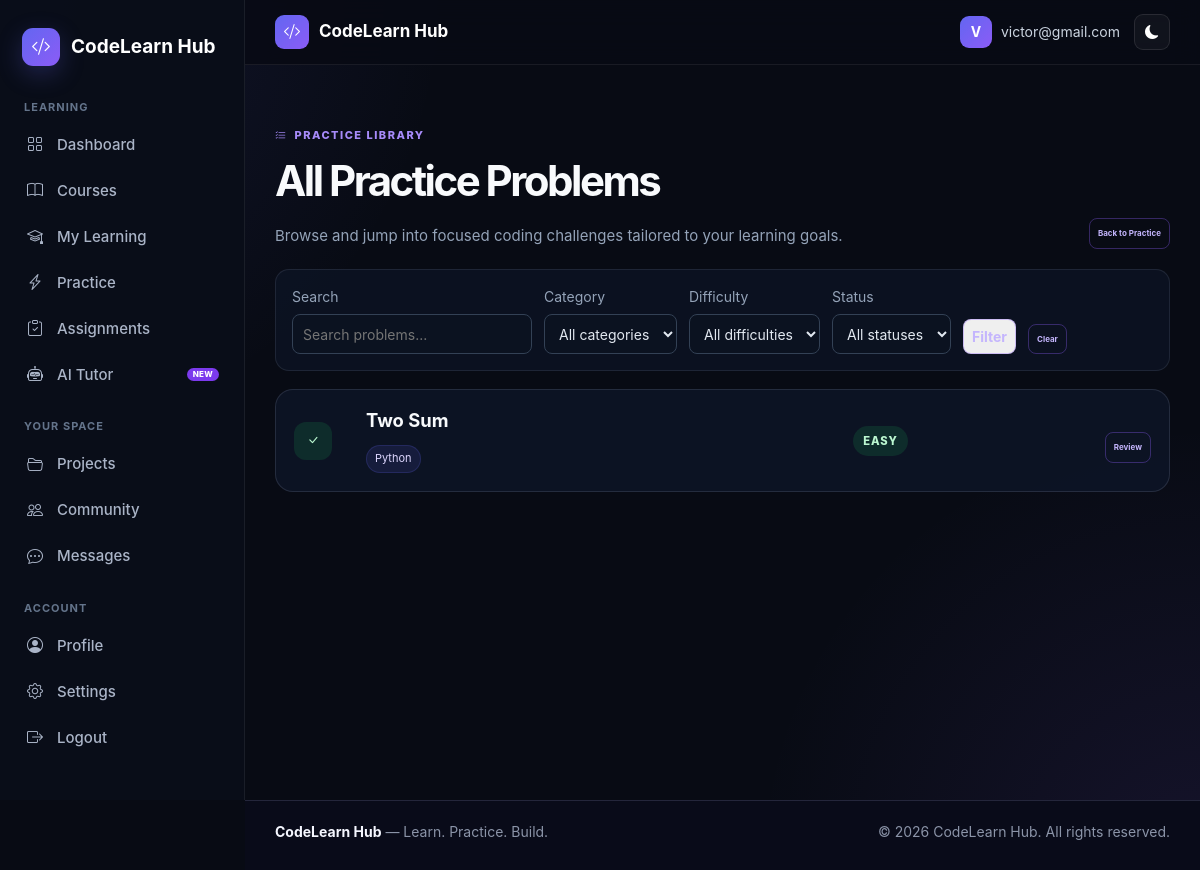
Screenshot of /practice/problems/ (signed in) with the database file from the repository.
### blog/models.py (models this page shows, shortened)
class PracticeProblem(models.Model):
    DIFFICULTY_CHOICES = [
        ('EASY', 'Easy'),
        ('MEDIUM', 'Medium'),
        ('HARD', 'Hard'),
    ]
    slug = models.SlugField(max_length=120, unique=True)
    title = models.CharField(max_length=200)
    description = models.TextField()
    difficulty = models.CharField(max_length=10, choices=DIFFICULTY_CHOICES)
    category = models.CharField(max_length=40, default='python')
    tags = models.JSONField(default=list, blank=True)
    function_name = models.CharField(max_length=100)
    starter_code = models.JSONField(default=dict)
    example = models.JSONField(default=dict, blank=True)
    constraints = models.JSONField(default=list, blank=True)
    public_tests = models.JSONField(default=list)
    hidden_tests = models.JSONField(default=list)
    active = models.BooleanField(default=True)
    created_at = models.DateTimeField(auto_now_add=True)
    updated_at = models.DateTimeField(auto_now=True)
    class Meta:
        ordering = ['id']

### blog/views.py (the view)
@login_required
def practice_all(request):
    problems = PracticeProblem.objects.filter(active=True).order_by('id')
    search = request.GET.get('search', '').strip()[:100]
    category = request.GET.get('category', '').strip()[:40]
    difficulty = request.GET.get('difficulty', '').strip().upper()
    status_filter = request.GET.get('status', '').strip().upper()
    if search:
        problems = problems.filter(Q(title__icontains=search) | Q(description__icontains=search))
    if category:
        problems = problems.filter(Q(category__iexact=category) | Q(tags__icontains=category))
    if difficulty in ('EASY', 'MEDIUM', 'HARD'):
        problems = problems.filter(difficulty=difficulty)
    stats = _practice_stats_for_user(request.user)
    problem_rows = []
    for problem in problems:
        status = stats['user_progress'].get(problem.id, 'NOT_ATTEMPTED')
        if status_filter and status_filter != status:
            continue
        problem_rows.append({
            'problem': problem,
            'status': status,
        })
    categories = PracticeProblem.objects.filter(active=True).values_list('category', flat=True).distinct()
    problem_page = Paginator(problem_rows, 20).get_page(request.GET.get('page'))
    return render(
        request,
        'blog/practice_all.html',
        {
            'username': request.user.username,
            'problems': problem_page,
            'stats': stats,
            'progress_map': stats['user_progress'],
            'search': search,
            'selected_category': category,
            'selected_difficulty': difficulty,
            'selected_status': status_filter,
            'categories': categories,
        },
    )

### blog/context_processors.py (called while the page is built)
def site_name(request):
    return {
        "SITE_NAME": settings.SITE_NAME
    }

def unread_message_count(request):
    if not request.user.is_authenticated:
        return {
            "UNREAD_MESSAGE_COUNT": 0
        }
    count = Message.objects.filter(
        Q(conversation__project_owner=request.user) |
        Q(conversation__participant=request.user),
        is_read=False
    ).exclude(
        sender=request.user
    ).count()
    return {
        "UNREAD_MESSAGE_COUNT": count
    }

### templates/blog/practice_all.html (shortened to what this page needs)
{% extends "blog/base.html" %}
{% load static %}
{% block extra_css %}
<link rel="stylesheet" href="{% static 'css/practice.css' %}">
{% endblock %}
{% block content %}
<div class="practice-subpage">
  <div class="subpage-header">
    <div>
      <div class="eyebrow"><i class="bi bi-list-check"></i> Practice Library</div>
      <h1>All Practice Problems</h1>
      <p>Browse and jump into focused coding challenges tailored to your learning goals.</p>
    </div>
    <a href="{% url 'blog:practice' %}" class="tool-btn">Back to Practice</a>
  </div>
  <form method="get" class="problem-filters">
    <label>Search<input type="search" name="search" value="{{ search }}" placeholder="Search problems..."></label>
    <label>Category<select name="category"><option value="">All categories</option></select></label>
    <label>Difficulty<select name="difficulty"><option value="">All difficulties</option></select></label>
    <label>Status<select name="status"><option value="">All statuses</option></select></label>
    <button class="tool-btn" type="submit">Filter</button>
    <a class="tool-btn" href="{% url 'blog:practice_all' %}">Clear</a>
  </form>
  <div class="problem-list">
    {% for item in problems %}
      {% with problem=item.problem status=item.status %}
      <div class="problem-card">
        <div class="problem-status {% if status == 'SOLVED' %}status-solved{% elif status == 'ATTEMPTED' %}status-attempted{% else %}status-open{% endif %}">
          {% if status == 'SOLVED' %}<i class="bi bi-check-lg"></i>
          {% elif status == 'ATTEMPTED' %}<i class="bi bi-play-fill"></i>
          {% else %}<i class="bi bi-circle"></i>{% endif %}
        </div>
        <div>
          <h3>{{ problem.title }}</h3>
          <div class="tag-row">
            {% for tag in problem.tags %}<span class="tag">{{ tag }}</span>{% empty %}<span class="tag">{{ problem.category|title }}</span>{% endfor %}
          </div>
        </div>
        <div>
          <span class="difficulty-badge difficulty-{{ problem.difficulty|lower }}">{{ problem.difficulty }}</span>
        </div>
        <a href="{% url 'blog:practice' %}?problem={{ problem.slug }}" class="tool-btn">{% if status == 'SOLVED' %}Review{% elif status == 'ATTEMPTED' %}Continue{% else %}Solve{% endif %}</a>
      </div>
      {% endwith %}
    {% endfor %}
  </div>
</div>
{% endblock %}

### templates/blog/includes/navbar.html
<nav class="top-navbar">
    <div class="top-navbar-left">
        <a href="{% url 'blog:dashboard' %}" class="navbar-brand">
            <div class="navbar-brand-icon">
                <i class="bi bi-code-slash"></i>
            </div>
           <span>{{ SITE_NAME }}</span>
        </a>
    </div>
    <div class="top-navbar-right">
        {% if user.is_authenticated %}
            <div class="navbar-user">
                <div class="navbar-avatar">
                    {{ user.email|first|upper }}
                </div>
                <span>
                    {{ user.email }}
                </span>
            </div>
        {% endif %}
        <button
            type="button"
            class="theme-toggle"
            id="themeToggle"
            onclick="toggleTheme()"
            aria-label="Toggle theme"
        >
            <i class="bi bi-moon-fill" id="themeIcon"></i>
        </button>
    </div>
</nav>

### static/css/global.css (style rules this page uses)
* { box-sizing: border-box; }
html { scroll-behavior: smooth; }
body { margin: 0; min-height: 100vh; font-family: Inter, Arial, sans-serif; font-size: 15px; line-height: 1.6; background: radial-gradient( circle at top left, rgba(99, 102, 241, 0.12), transparent 30% ), radial-gradient( circle at bottom right, rgba(139, 92, 246, 0.10), transparent 30% ), #080b14; color: #f8fafc; }
a, a:hover, a:focus, a:active { text-decoration: none !important; }
p { font-size: 15px; line-height: 1.65; }
button, input, select, textarea { font-family: inherit; font-size: 14px; }
.top-navbar { position: sticky; top: 0; z-index: 900; height: 65px; margin-left: 245px; padding: 0 30px; display: flex; align-items: center; justify-content: space-between; background: rgba(8, 11, 20, 0.90); border-bottom: 1px solid rgba(255, 255, 255, 0.07); backdrop-filter: blur(14px); }
.navbar-brand { display: flex; align-items: center; gap: 10px; color: #fff; font-size: 18px; font-weight: 700; }
.navbar-brand-icon { width: 34px; height: 34px; display: flex; align-items: center; justify-content: center; border-radius: 9px; background: linear-gradient( 135deg, #6366f1, #8b5cf6 ); color: white; }
.top-navbar-right { display: flex; align-items: center; gap: 14px; }
.navbar-user { display: flex; align-items: center; gap: 9px; color: #cbd5e1; font-size: 14px; }
.navbar-avatar { width: 32px; height: 32px; display: flex; align-items: center; justify-content: center; border-radius: 9px; background: linear-gradient( 135deg, #6366f1, #8b5cf6 ); color: white; font-weight: 700; }
.theme-toggle { width: 36px; height: 36px; display: flex; align-items: center; justify-content: center; border: 1px solid rgba(255, 255, 255, 0.10); border-radius: 9px; background: rgba(255, 255, 255, 0.04); color: white; cursor: pointer; transition: 0.2s ease; }
.main-content p { font-size: 15px !important; line-height: 1.65 !important; }
.main-content label { font-size: 14px; }
.main-content button, .main-content .btn, .main-content .primary-btn, .main-content .secondary-btn, .main-content .action-btn, .main-content .view-btn, .main-content .open-btn { font-size: 14px; }
.main-content input, .main-content select, .main-content textarea { font-size: 14px; }
.top-navbar, .navbar-user { font-size: 14px; }
.main-content .badge, .main-content .status, .main-content .status-badge, .main-content .tag, .main-content .chip, .main-content .eyebrow, .main-content .progress-label { font-size: 11px !important; line-height: 1.25 !important; }
.main-content h3 { font-size: 17px; line-height: 1.35; }
main.main-content p { font-size: 15px !important; line-height: 1.65 !important; }
main.main-content label { font-size: 14px !important; }
main.main-content span:not(.badge):not(.new-badge):not(.status):not(.tag):not(.chip) { line-height: 1.45; }
main.main-content button, main.main-content input, main.main-content select, main.main-content textarea { font-size: 14px !important; }
main.main-content i.bi { font-size: revert; }
html, body { scrollbar-width: none !important; -ms-overflow-style: none !important; }

### static/css/theme.css (style rules this page uses)
:root { --bg: #080b14; --bg-secondary: #0f1422; --card: rgba(17, 24, 39, 0.88); --card-solid: #111827; --text: #f8fafc; --text-secondary: #cbd5e1; --muted: #94a3b8; --dim: #64748b; --border: rgba(255, 255, 255, 0.08); --primary: #6366f1; --primary-dark: #4f46e5; --purple: #8b5cf6; --shadow: rgba(0, 0, 0, 0.25); }

### static/css/readability.css (style rules this page uses)
:root { --readable-body-size: 15px; --readable-secondary-size: 14px; }
body { font-size: var(--readable-body-size); line-height: 1.6; }
.main-content p { font-size: var(--readable-body-size) !important; line-height: 1.65 !important; }
.top-navbar, .navbar-user { font-size: 14px; }
.navbar-brand { font-size: 17px; }
.main-content label { font-size: 14px !important; }
.main-content input, .main-content select, .main-content textarea { font-size: 14px !important; }
.main-content button { font-size: 14px; }
.main-content .badge, .main-content .status, .main-content .status-badge, .main-content .tag, .main-content .chip, .main-content .eyebrow, .main-content .new-badge { font-size: 11px !important; line-height: 1.25 !important; }
.bi, [class^="bi-"], [class*=" bi-"] { line-height: 1; }

### rows the page displays
PracticeProblem: problem "Two Sum", problem.category "Python", problem.difficulty "EASY"

### other values shown
{{ SITE_NAME }} "CodeLearn Hub"
{{ user.email|first|upper }} "V"
{{ user.email }} "victor@gmail.com"
